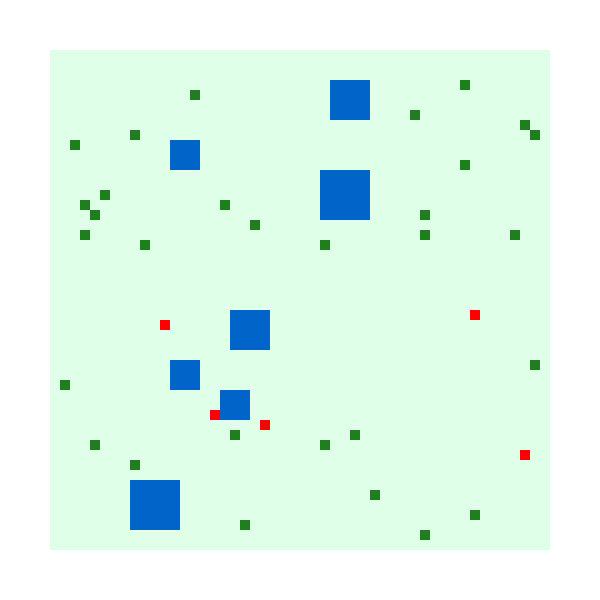
Frame 1 (no input)
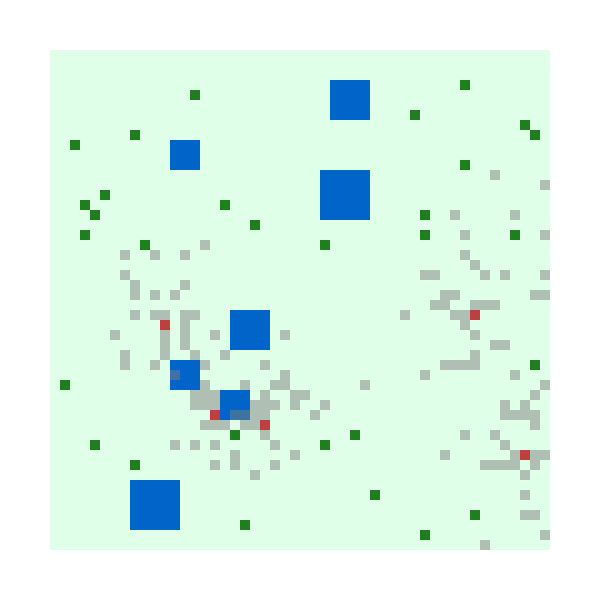
Frame 60 (the mouse pressed at the canvas centre just before this capture)
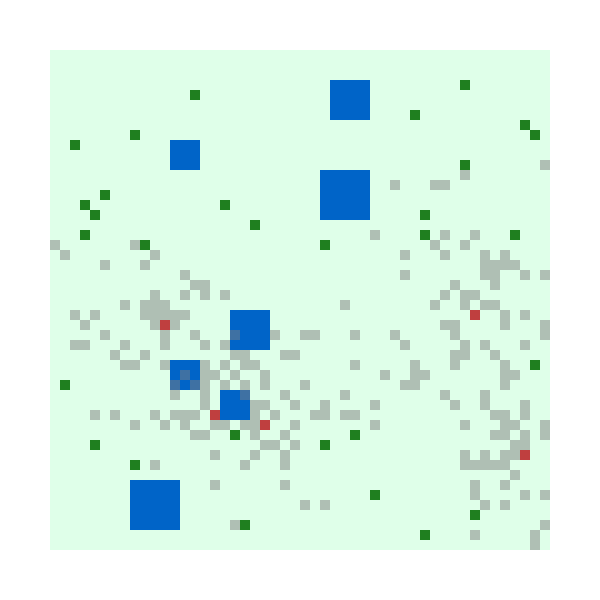
Frame 120 (the mouse held since frame 60 and released just before this capture)

The Processing sketch that drew these frames (run headless with seeded random() and noise(); from frame 60 on, the mouse is pressed at the canvas centre):

// Processing sketch: Greenhouse_Gases
// ── Greenhouse_Gases.pde
// USER-DETERMINED VARIABLES

// Grid length and width
int n = 50;

// Number of turns to create/absorb carbon dioxide
int pondCooldown = 100;
int treeCooldown = 20;
int powerCooldown = 1;

// Number of ponds/tiles of a certain land tile
int pondNum = 7;
int treeNum = 30;
int powerNum = 5;

// Upper and lower bound for pond sizes
int pondSmall = 3;
int pondBig = 5;

// Screen padding
float padding = 50;

//USER-DETERMINED VARIABLES END HERE

// To record carbon content
boolean[][] carbonContent = new boolean[n][n];
boolean[][] carbonNext = new boolean[n][n];

// Tile types
boolean[][] water = new boolean[n][n];
boolean[][] trees = new boolean[n][n];                                                                                                                                                                                                                                                                                                                                                                                    
boolean[][] powerPlants = new boolean[n][n];

// Record cooldowns of all tiles
int[][] cooldownAll = new int[n][n];

int neighbours,totalWater;
float cellSizeX,cellSizeY;

void setup() {
  size(600,600);
  cellSizeX = (width-2*padding)/n;
  cellSizeY = (height-2*padding)/n;
  
  generateLand();
  
  frameRate(5);
}


void draw() {
  background(255);
  //strokeWeight(0);
  noStroke();
  
  for(int i = 0; i < n; i++ ) {
    for(int j = 0; j < n; j++) {
      float x = padding + i*cellSizeX;
      float y = padding + j*cellSizeY;
      
      // Colour in based on which land tile
      if(water[i][j]) {
        fill(0, 100, 200);
      } else if(trees[i][j]) {
        fill(31, 127, 31);
      } else if(powerPlants[i][j]) {
        fill(255, 0, 0);
      } else {
        fill(223, 255, 233);
      }
      rect(x, y, cellSizeX, cellSizeY);
      
      // Grey if high carbon dioxide content
      if (carbonContent[i][j]) {
        fill(127,127,127,127);
        rect(x, y, cellSizeX, cellSizeY);
      }
      
    }
  }
  // Carbon Absorption
  for(int i = 0; i < n; i++) {
    for(int j = 0; j < n; j++) {
      if(trees[i][j] && carbonContent[i][j]) {
        if(cooldownAll[i][j] == 0) {
          carbonContent[i][j] = false;
          carbonNext[i][j] = false;
          cooldownAll[i][j] = treeCooldown;
        }
      } else if(water[i][j] && carbonContent[i][j]) {
        if(cooldownAll[i][j] == 0) {
          carbonContent[i][j] = false;
          carbonNext[i][j] = false;
          cooldownAll[i][j] = pondCooldown;
        }
      }
    }
  }
  // Carbon Movement
  for(int i = 0; i < n; i++) {
    for(int j = 0; j < n; j++) {
      if(carbonContent[i][j]) {
        moveGas(i,j);
      }
    }
  }
  // Carbon Creation
  for(int i = 0; i < n; i++) {
    for(int j = 0; j < n; j++) {
      if(powerPlants[i][j] && !carbonNext[i][j]) {
        if(cooldownAll[i][j] == 0) {
          carbonContent[i][j] = true;
          carbonNext[i][j] = true;
          cooldownAll[i][j] = powerCooldown;
        }
      }
    }
  }
  //Set values for next generation
  for(int i = 0; i < n; i++) {
    for(int j = 0; j < n; j++) {
      carbonContent[i][j] = carbonNext[i][j];
      if(cooldownAll[i][j] != 0) {
        cooldownAll[i][j]--;
      }
    }
  }
}

// ── generateLand.pde
void generateLand() {
  boolean breakLoop = false;
  int chance;
  int whichPond = 0;
  int checkedLand = 0;
  int[] pondSizes = new int[pondNum];
  // Creating array of random pond sizes for each pond
  for(int i = 0; i < pondNum; i++) {
    pondSizes[i] = int(random(pondSmall,pondBig+1));
  }
  // Finds random location for each pond, and makes sure the entire pond fits
  for(int i = 0; i < n-pondSizes[whichPond]+1; i++) {
    for(int j = 0; j < n-pondSizes[whichPond]+1; j++) {
      chance = int(random(0,(n-pondSizes[whichPond]+1)*(n-pondSizes[whichPond]+1-i)-j));
      if(chance < 1) {
        for(int k = 0; k < pondSizes[whichPond]; k++) {
          for(int l = 0; l < pondSizes[whichPond]; l++) {
            if(i+k >= n || j+l >= n) {
              continue;
            }
            if(water[i+k][j+l]) {
              totalWater--;
            }
            water[i+k][j+l] = true;
            totalWater++;
          }
        }
        whichPond++;
        i = 0;
        j = 0;
        if(whichPond == pondNum) {
          breakLoop = true;
          break;
        }
      }
    }
    if(breakLoop) {
      break;
    }
  }
  // If there not enough land left for power plants and trees
  if(n*n < powerNum + treeNum + totalWater) {
    println("Warning, not enough tiles to accommodate all land");
  }
  // Randomly generate all power plants and trees with leftover land
  for(int i = 0; i < n; i++) {
    for(int j = 0; j < n; j++) {
      if(water[i][j]) {
        continue;
      }
      chance = int(random(0,n*n-totalWater-checkedLand));
      if(chance < powerNum) {
        powerPlants[i][j] = true;
        powerNum--;
      } else if(chance < powerNum + treeNum) {
        trees[i][j] = true;
        treeNum--;
      }
      checkedLand++;
    }
  }
}

// ── moveGas.pde
void moveGas(int ind, int jnd) {
  // Random chance to move in any 4 directions
  int chance = int(random(0,4));
  // Will move in chosen direction unless already high carbon dioxide content or is out of bounds
  if(chance == 0) {
    if(ind+1 >= n) {
    } else if(!carbonNext[ind+1][jnd]) {
      carbonNext[ind+1][jnd] = true;
      carbonNext[ind][jnd] = false;
    }
  } else if(chance == 1) {
    if(ind-1 < 0) {
    } else if(!carbonNext[ind-1][jnd]) {
      carbonNext[ind-1][jnd] = true;
      carbonNext[ind][jnd] = false;
    }
  } else if(chance == 2) {
    if(jnd+1 >= n) {
    } else if(!carbonNext[ind][jnd+1]) {
      carbonNext[ind][jnd+1] = true;
      carbonNext[ind][jnd] = false;
    }
  } else if(chance == 3) {
    if(jnd-1 < 0) {
    } else if(!carbonNext[ind][jnd-1]) {
      carbonNext[ind][jnd-1] = true;
      carbonNext[ind][jnd] = false;
    }
  }
}
